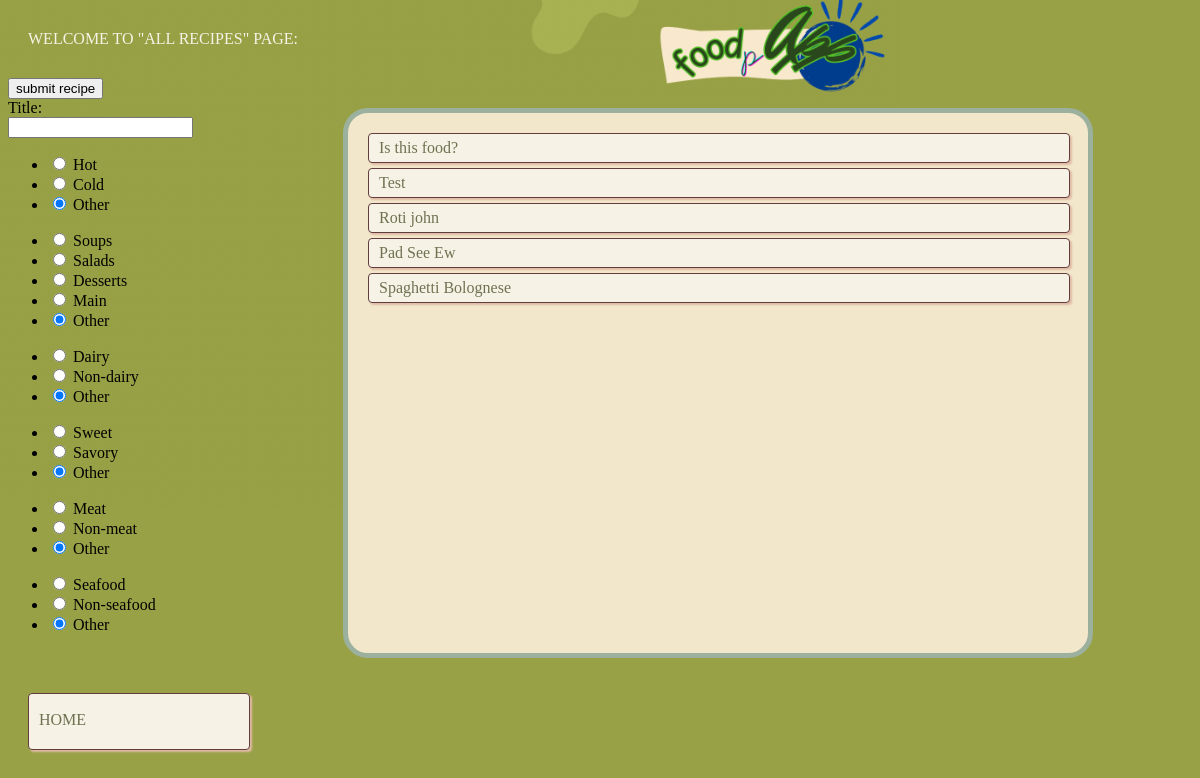
Before: /home/allrecipestagspage (signed in) with the older database file.
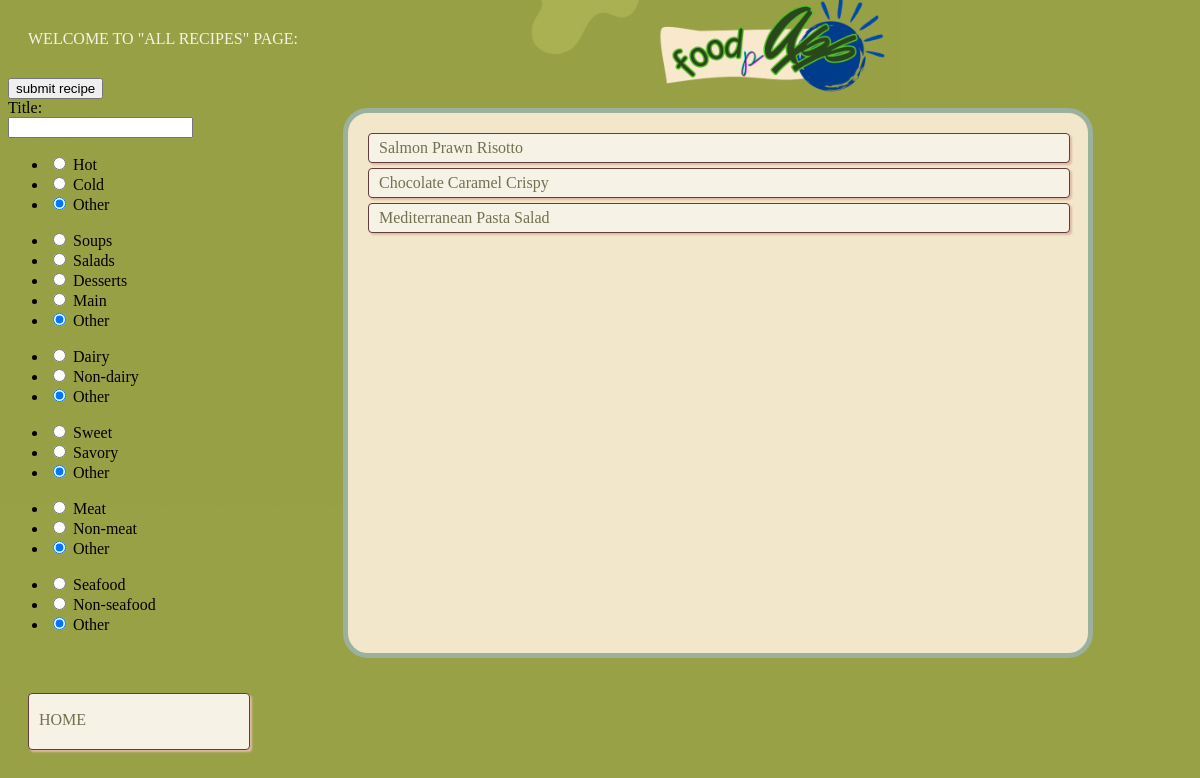
After: the same page with the newer database file.
### app/models.py (models this page shows, shortened)
class Recipe(db.Model):
    id = db.Column(db.Integer, primary_key=True)  # Primary key for recipe ID
    title = db.Column(db.String(80))  # Column for recipe title with a max length of 80 characters
    description = db.Column(db.Text, nullable=False)  # Column for recipe description (non-nullable)
    ingredients = db.Column(db.Text, nullable=False)
    instructions = db.Column(db.Text, nullable=False)
    comment_ids = db.Column(db.String, default="")
    created = db.Column(db.DateTime, default=datetime.now())  # Timestamp for when the recipe is created
    user_id = db.Column(db.Integer, db.ForeignKey('user.id'))  # Foreign key to associate with a User
    created = db.Column(db.DateTime, default=datetime.now())
    num_of_rating = db.Column(db.Integer, default=0)
    total_rating = db.Column(db.Integer, default=0)
    tags = db.Column(db.JSON, default={})

### app/routes.py (the view, shortened to what this page needs)
@myapp_obj.route("/home/allrecipestagspage", methods=['GET', 'POST'])
@login_required  # Ensure the user is logged in before accessing this route
def allrecipestags():
    form = RecipeForm()
    query = Recipe.query
    if ("title" in request.args):
        arg = request.args.get("title")
        form.title_for_search.data = arg
        query = query.filter(Recipe.title.icontains(arg))
    if ("temperature" in request.args):
        arg = request.args.get("temperature")
        form.temperature.data = arg
        query = query.filter(func.json_extract(Recipe.tags, "$.temperature") == arg)
    if ("dish_type" in request.args):
        arg = request.args.get("dish_type")
        form.dish_type.data = arg
        query = query.filter(func.json_extract(Recipe.tags, "$.dish_type") == arg)
    if ("dairy" in request.args):
        arg = request.args.get("dairy")
        form.dairy.data = arg
        query = query.filter(func.json_extract(Recipe.tags, "$.dairy") == arg)
    if ("sweetness" in request.args):
        arg = request.args.get("sweetness")
        form.sweetness.data = arg
        query = query.filter(func.json_extract(Recipe.tags, "$.sweetness") == arg)
    if ("meat" in request.args):
        arg = request.args.get("meat")
        form.meat.data = arg
        query = query.filter(func.json_extract(Recipe.tags, "$.meat") == arg)
    if ("seafood" in request.args):
        arg = request.args.get("seafood")
        form.seafood.data = arg
        query = query.filter(func.json_extract(Recipe.tags, "$.seafood") == arg)
    recipes = query.all()
    return render_template("allrecipestagspage.html", title = "All Recipes Tags", form = form, pageClass = "allrecipestagspage", recipes=recipes)  # Render home.html

### app/__init__.py (called while the page is built)
@login.user_loader
def load_user(id):
    return User.query.get(int(id))  # Fetch the user by ID from the database

### app/templates/allrecipestagspage.html (shortened to what this page needs)
{% extends "base.html" %}
{% block content %}
	<div class = "welcome-text"> WELCOME TO "ALL RECIPES" PAGE: </div>
	<div class = "container">
		<div class = "left">
			<form action="" method="POST">
				{{ form.submit_recipe() }}
				<div class="form-field">
		            <div class="input-text">{{form.title.label}}:</div>
		            {{ form.title_for_search(class="form-control", id="title") }}
		        </div>
				<div class = "tags">
					{{form.temperature}}
					{{form.dish_type}}
					{{form.dairy}}
					{{form.sweetness}}
					{{form.meat}}
					{{form.seafood}}
				</div>
			</form>
		</div>
		<div class = "right">
			<div class = "links">
				<div class = "recipes">
					{% for r in recipes %}
					 <a href = "{{url_for('mysinglerecipeview', num = r.id)}}">
					 	<div class = "button"> {{r.title}} </div>
					 </a>
					 {% endfor %}
				 </div>
			 </div>
		 </div>
	</div>
	<a href = "{{url_for('home')}}" id = "home">
		<div class = "button home-button"> HOME </div>
	</a>
{% endblock %}

### app/templates/base.html (shortened to what this page needs)
<html>
<head>
	<link rel = "stylesheet" href = "{{ url_for('static', filename = 'styles.css')}}">
</head>
<body class = "{{pageClass}}">
    {% block content %} {% endblock %}
</body>
</html>

### app/static/styles.css (style rules this page uses)
a { text-decoration: none; }
.welcome-text { color: #f6f2e6; margin: 30px 20px; }
div.button.home-button { position: absolute; left: 28px; bottom: 30px; width: 200px; height: 33px; margin-bottom: 20px; padding-top: 17px; }

Changed rows visible on the page:
removed Recipe: title "Is this food?"
removed Recipe: title "Test"
removed Recipe: title "Roti john"
removed Recipe: title "Pad See Ew"
removed Recipe: title "Spaghetti Bolognese"
added Recipe: title "Salmon Prawn Risotto"
added Recipe: title "Chocolate Caramel Crispy"
added Recipe: title "Mediterranean Pasta Salad"
